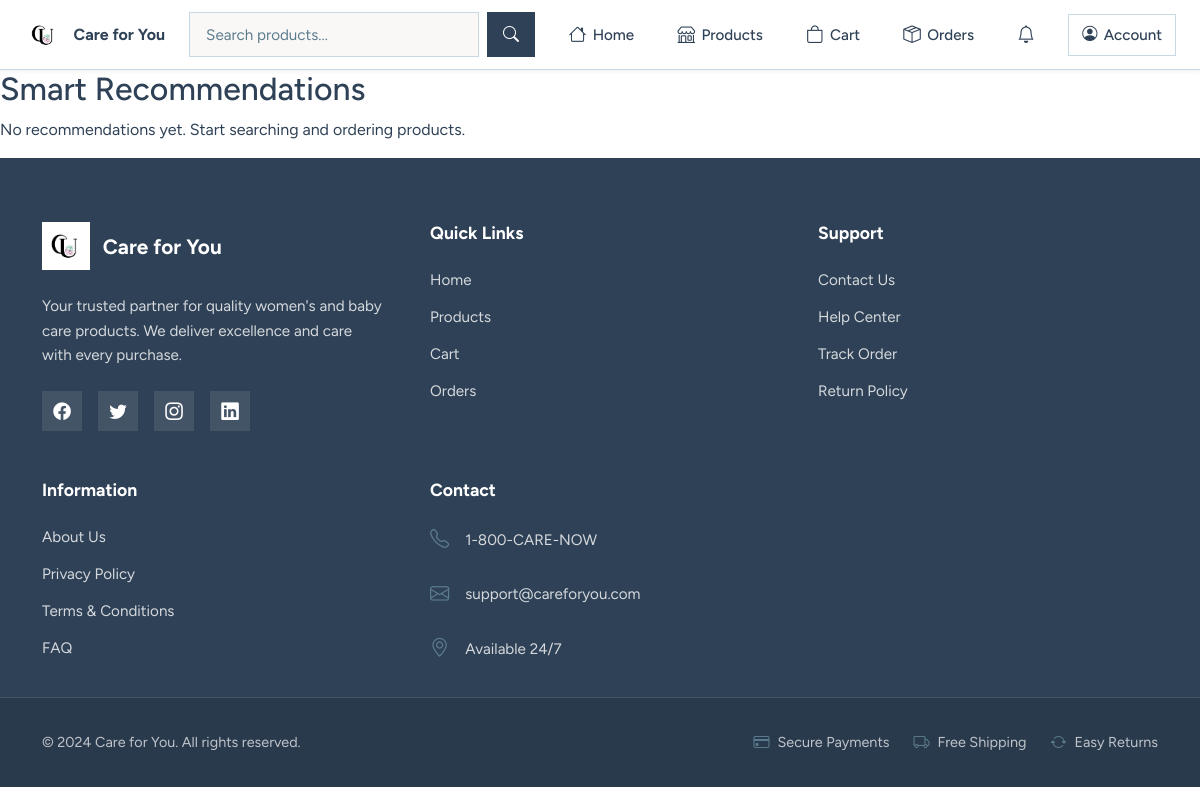
The app's page /recommendations/ (signed in), older data.
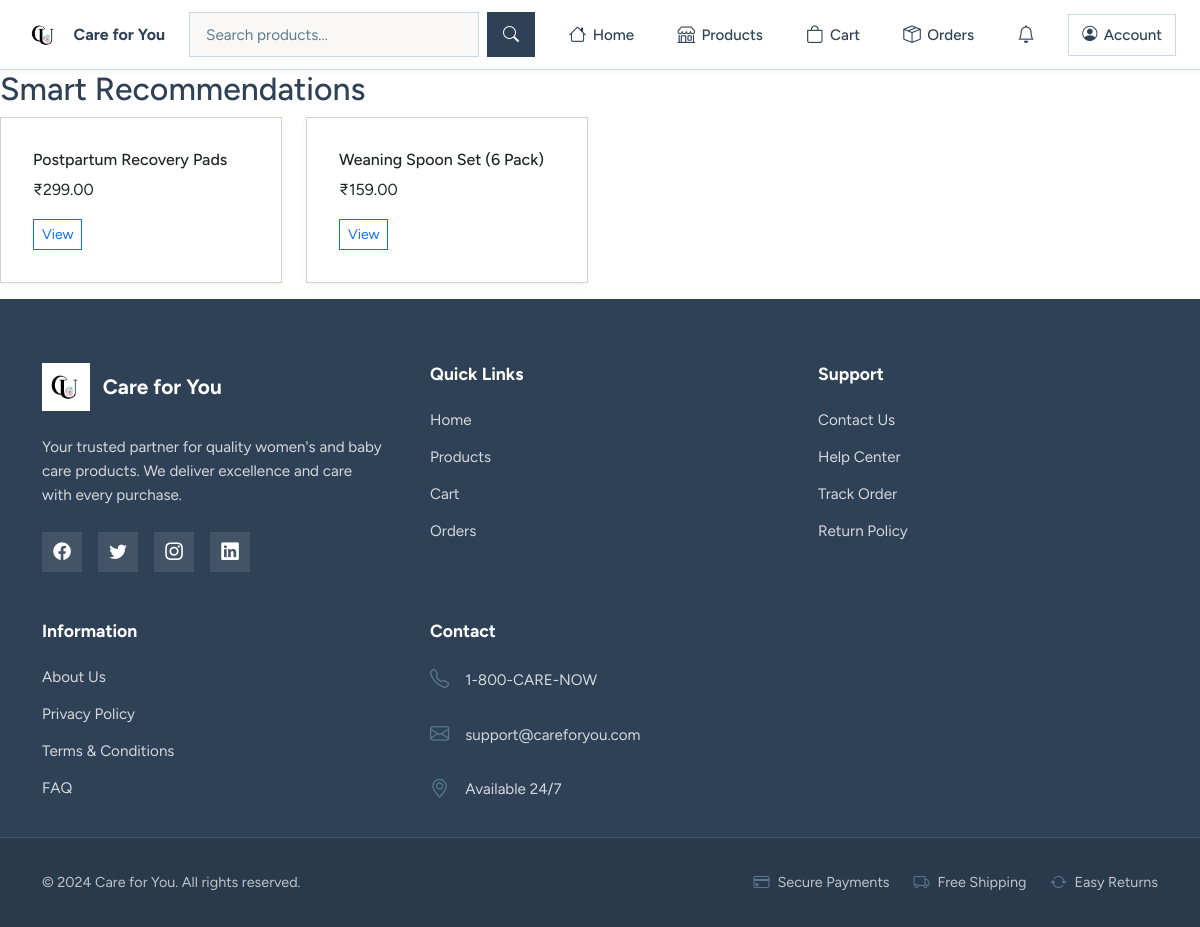
The same page, newer data.
### apps/products/models.py (models this page shows, shortened)
class Product(models.Model):
    AGE_GROUP_CHOICES = [
        ("all", "All Ages"),
        ("0-6", "0-6 months"),
        ("6-12", "6-12 months"),
        ("1-3", "1-3 years"),
        ("3+", "3+ years"),
        ("mother", "Mother Care"),
    ]
    name = models.CharField(max_length=150)
    category = models.ForeignKey(Category, on_delete=models.PROTECT, related_name="products")
    price = models.DecimalField(max_digits=10, decimal_places=2)
    description = models.TextField()
    image = models.ImageField(upload_to="products/", blank=True, null=True)
    stock = models.PositiveIntegerField(default=0)
    baby_age_group = models.CharField(max_length=10, choices=AGE_GROUP_CHOICES, default="all")
    is_active = models.BooleanField(default=True)
    created_at = models.DateTimeField(auto_now_add=True)
    class Meta:
        ordering = ["-created_at"]

### apps/personalization/views.py (the view)
# urls.py: path("", RecommendationListView.as_view(), name="list"),
class RecommendationListView(LoginRequiredMixin, ListView):
    template_name = "personalization/recommendations.html"
    context_object_name = "products"
    def get_queryset(self):
        user = self.request.user
        purchased_ids = OrderItem.objects.filter(order__user=user).values_list("product_id", flat=True)
        search_terms = SearchHistory.objects.filter(user=user).values_list("query", flat=True)[:10]
        profile_age = user.profile.baby_age_group if hasattr(user, "profile") else ""
        query = Q(pk__in=purchased_ids)
        for term in search_terms:
            query |= Q(name__icontains=term) | Q(description__icontains=term)
        if profile_age:
            query |= Q(baby_age_group=profile_age)
        return Product.objects.filter(is_active=True).filter(query).distinct()[:20]

### apps/accounts/authentication.py (called while the page is built)
    def get_user(self, user_id):
        try:
            return User.objects.get(pk=user_id)
        except User.DoesNotExist:
            return None

### apps/notifications_app/templatetags/notification_filters.py (called while the page is built)
@register.filter
def unread_count(user):
    if user and user.is_authenticated:
        return user.notifications.filter(is_read=False).count()
    return 0

### templates/personalization/recommendations.html
{% extends 'base.html' %}
{% block content %}
<h2>Smart Recommendations</h2>
<div class="row">
{% for product in products %}
    <div class="col-md-3 mb-3">
        <div class="card"><div class="card-body">
            <h6>{{ product.name }}</h6>
            <p>₹{{ product.price }}</p>
            <a class="btn btn-sm btn-outline-primary" href="{% url 'products:detail' product.pk %}">View</a>
        </div></div>
    </div>
{% empty %}
    <p>No recommendations yet. Start searching and ordering products.</p>
{% endfor %}
</div>
{% endblock %}

Row changes from the older to the newer data that the page shows:
now on this page (row edited): Product: name "Postpartum Recovery Pads", price "299.00"
now on this page (row edited): Product: name "Weaning Spoon Set (6 Pack)", price "159.00"
Text that changed along with them:
text no longer shown: "No recommendations yet. Start searching and ordering products."
